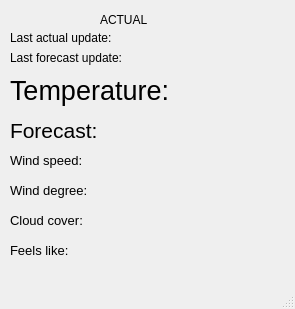
<?xml version="1.0" encoding="UTF-8"?>
<ui version="4.0">
 <class>MainWindow</class>
 <widget class="QMainWindow" name="MainWindow">
  <property name="geometry">
   <rect>
    <x>0</x>
    <y>0</y>
    <width>295</width>
    <height>309</height>
   </rect>
  </property>
  <property name="windowTitle">
   <string>MainWindow</string>
  </property>
  <widget class="QWidget" name="centralwidget">
   <widget class="QLabel" name="upd_actual">
    <property name="geometry">
     <rect>
      <x>10</x>
      <y>30</y>
      <width>271</width>
      <height>16</height>
     </rect>
    </property>
    <property name="text">
     <string>Last actual update:</string>
    </property>
   </widget>
   <widget class="QLabel" name="temp">
    <property name="geometry">
     <rect>
      <x>10</x>
      <y>70</y>
      <width>341</width>
      <height>41</height>
     </rect>
    </property>
    <property name="font">
     <font>
      <pointsize>20</pointsize>
     </font>
    </property>
    <property name="text">
     <string>Temperature:</string>
    </property>
   </widget>
   <widget class="QLabel" name="forecast">
    <property name="geometry">
     <rect>
      <x>10</x>
      <y>110</y>
      <width>341</width>
      <height>41</height>
     </rect>
    </property>
    <property name="font">
     <font>
      <pointsize>16</pointsize>
     </font>
    </property>
    <property name="text">
     <string>Forecast:</string>
    </property>
   </widget>
   <widget class="QLabel" name="wind_speed">
    <property name="geometry">
     <rect>
      <x>10</x>
      <y>140</y>
      <width>341</width>
      <height>41</height>
     </rect>
    </property>
    <property name="font">
     <font>
      <pointsize>10</pointsize>
     </font>
    </property>
    <property name="text">
     <string>Wind speed: </string>
    </property>
   </widget>
   <widget class="QLabel" name="wind_degree">
    <property name="geometry">
     <rect>
      <x>10</x>
      <y>170</y>
      <width>341</width>
      <height>41</height>
     </rect>
    </property>
    <property name="font">
     <font>
      <pointsize>10</pointsize>
     </font>
    </property>
    <property name="text">
     <string>Wind degree:</string>
    </property>
   </widget>
   <widget class="QLabel" name="cloud_cover">
    <property name="geometry">
     <rect>
      <x>10</x>
      <y>200</y>
      <width>341</width>
      <height>41</height>
     </rect>
    </property>
    <property name="font">
     <font>
      <pointsize>10</pointsize>
     </font>
    </property>
    <property name="text">
     <string>Cloud cover:</string>
    </property>
   </widget>
   <widget class="QLabel" name="feels_like">
    <property name="geometry">
     <rect>
      <x>10</x>
      <y>230</y>
      <width>341</width>
      <height>41</height>
     </rect>
    </property>
    <property name="font">
     <font>
      <pointsize>10</pointsize>
     </font>
    </property>
    <property name="text">
     <string>Feels like:</string>
    </property>
   </widget>
   <widget class="QLabel" name="upd_fst">
    <property name="geometry">
     <rect>
      <x>10</x>
      <y>50</y>
      <width>271</width>
      <height>16</height>
     </rect>
    </property>
    <property name="text">
     <string>Last forecast update:</string>
    </property>
   </widget>
   <widget class="QLabel" name="state">
    <property name="geometry">
     <rect>
      <x>100</x>
      <y>10</y>
      <width>111</width>
      <height>20</height>
     </rect>
    </property>
    <property name="text">
     <string>ACTUAL</string>
    </property>
   </widget>
  </widget>
  <widget class="QMenuBar" name="menubar">
   <property name="geometry">
    <rect>
     <x>0</x>
     <y>0</y>
     <width>295</width>
     <height>21</height>
    </rect>
   </property>
  </widget>
  <widget class="QStatusBar" name="statusbar"/>
 </widget>
 <resources/>
 <connections/>
</ui>
